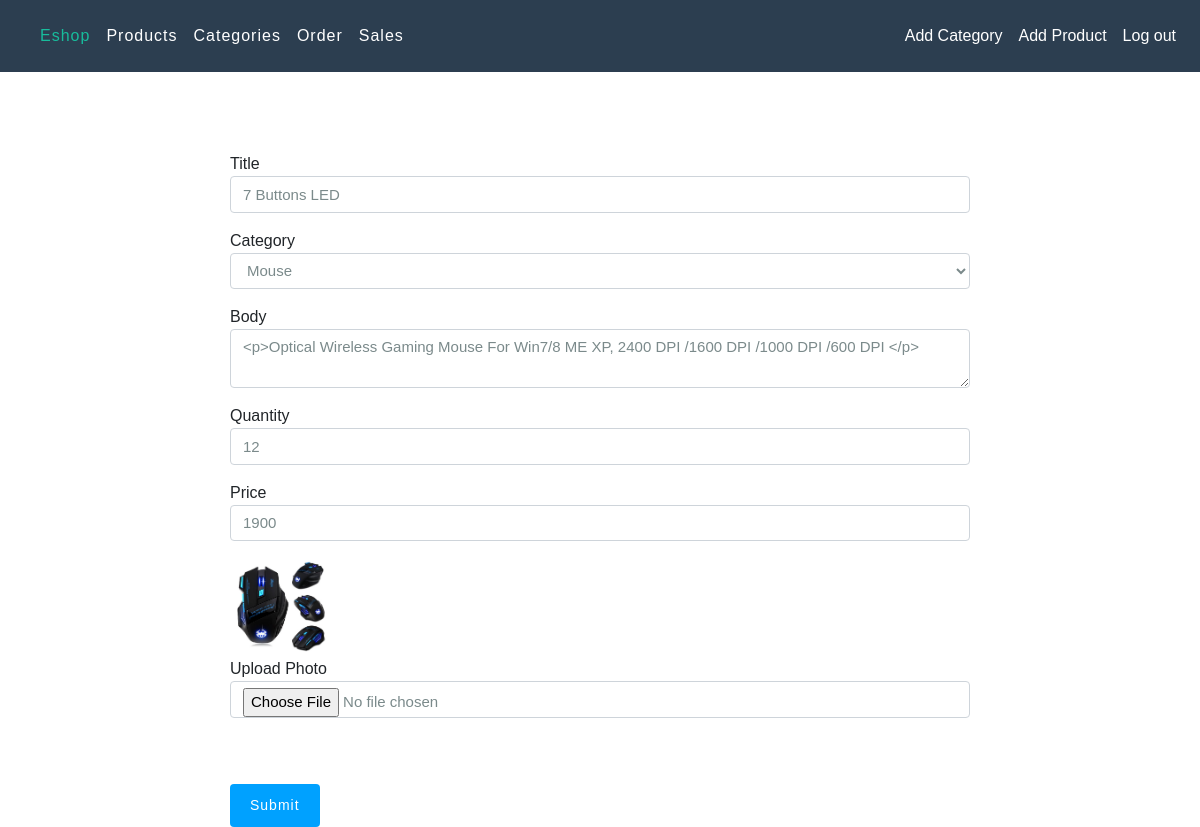
/edit/29, run on the app's committed database.
### tables this page shows
CREATE TABLE IF NOT EXISTS `products` (
  `id` int(11) NOT NULL,
  `title` varchar(255) NOT NULL,
  `description` varchar(1200) NOT NULL,
  `quantity` varchar(200) NOT NULL,
  `price` varchar(200) NOT NULL,
  `upload-photo` varchar(1000) NOT NULL,
  `date_posted` timestamp NOT NULL DEFAULT CURRENT_TIMESTAMP,
  `category` varchar(255) NOT NULL
);

### application/controllers/Main.php (called while the page is built, shortened)
<?php
	class Main extends CI_Controller{
			public function edit($id = NULL)
		{
			$data['product'] = $this->main_model->edit_function($id);
			$data['category'] = $this->main_model->get_categories();
			$data['title'] = $data['product']['title'];
			$this->load->view('header/headeradmin');
			$this->load->view('main/edit', $data);
			$this->load->view('header/footer');
		}
}

### index.php (called while the page is built, shortened)
<?php
require_once BASEPATH.'core/CodeIgniter.php';

### application/models/Main_model.php (called while the page is built, shortened)
	<?php
class Main_model extends CI_Model{
		public function edit_function($id = FALSE){
			$query = $this->db->get_where('products', array('id' => $id));
			return $query->row_array();
		}
			public function get_categories(){
			$this->db->order_by('id');
			$query = $this->db->get('categories');
			return $query->result_array();
		}
}

### application/views/main/edit.php (the view, shortened to what this page needs)
<div class="container">
<?php echo form_open_multipart('main/update'); ?>
  <div class="form-group">
    <label >Title</label>
    <input type="text" class="form-control" name="title" value="<?php echo $product['title']; ?>">
  </div>
      <div class="form-group">
    <label >Category</label>
    <select class="form-control" name="category">
      <option><?php echo $product['category']; ?></option>
    </select>
    </div>
  <div class="form-group">
    <label >Body</label>
    <textarea id="editor1" class="form-control" name="description"><?php echo $product['description']; ?></textarea>
  </div>
    <div class="form-group">
    <label >Quantity</label>
   <input class="form-control" type="int" name="quantity" value="<?php echo$product['quantity']; ?>">
  </div>
  <div class="form-group">
    <label >Price</label>
   <input class="form-control" type="int" name="price" value="<?php echo$product['price']; ?>">
  </div>
  <div class="form-group">
    <img src="<?php echo base_url();?>assets/image/upload/<?php echo $product ['upload-photo']; ?>"><br/>
    <label>Upload Photo</label>
    <input type="file" name="userfile" class="form-control">
  </div>
  <button  type="submit" class="btn btn-success">Submit</button>
</form>
</div>

### assets/css/style.css (style rules this page uses)
html, body, div, span, applet, object, iframe, h1, h2, h3, h4, h5, h6, p, blockquote, pre, a, abbr, acronym, address, big, cite, code, del, dfn, em, img, ins, kbd, q, s, samp, small, strike, strong, sub, sup, tt, var, b, u, i, dl, dt, dd, ol, nav ul, nav li, fieldset, form, label, legend, table, caption, tbody, tfoot, thead, tr, th, td, article, aside, canvas, details, embed, figure, figcaption, footer, header, hgroup, menu, nav, output, ruby, section, summary, time, mark, audio, video { margin: 0; padding: 0; border: 0; font-size: 100%; vertical-align: baseline; }
img { max-width: 100%; }
html, body { padding: 0; margin: 0; background: #fff; font-family: 'Source Sans Pro', sans-serif; }
select, input[type="email"], input[type="text"], input[type=password], input[type="button"], input[type="submit"], textarea { font-family: 'Source Sans Pro', sans-serif; transition: 0.5s all; -webkit-transition: 0.5s all; -moz-transition: 0.5s all; -o-transition: 0.5s all; -ms-transition: 0.5s all; }
body { background-repeat: no-repeat; background-position: center; background-size: cover; -webkit-background-size: cover; -moz-background-size: cover; -o-background-size: cover; box-sizing: border-box; min-height: 100vh; }
button[type=submit] { background: #00a1ff; outline: none; color: #fff; font-size: 14px; font-weight: 400; border: none; padding: 11px 20px; letter-spacing: 1px; text-transform: capitalize; cursor: pointer; transition: 0.5s all; margin: 56px 0px 0px; -webkit-transition: 0.5s all; -o-transition: 0.5s all; -moz-transition: 0.5s all; -ms-transition: 0.5s all; }
@media (max-width:1366px) { button[type=submit] { margin: 50px 0px 0px; } }

### application/views/header/headeradmin.php (style rules this page uses)
img { width: 100px; height: 8 0px; }

### data on the page
products: title "7 Buttons LED", category "Mouse", description "<p>Optical Wireless Gaming Mouse For Win7/8 ME XP, 2400 DPI /1600 DPI /1000 DPI /600 DPI </p>", quantity "12", price "1900", value (picture)
